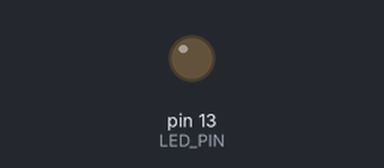
The sketch below on a simulated Arduino Uno, built with avr-gcc and run on an emulated ATmega328P. Shown: output pins drawn as LEDs (lit = HIGH). What the sketch prints to the serial monitor is not drawn.

Above: at 0.2 s.
At 10.75 s:
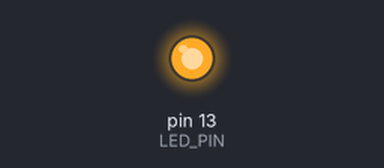
Timing chart, 0 to 12.4 s (numbered marks = the images above):
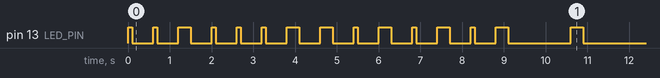

The sketch:

MorseCodeOutline.ino
```cpp
const int LED_PIN = 13;
const int time_unit = 100;
String message = "FUck arduino";

String morsetable[] = {
    // Letters A-Z (indices 0-25)
    ".-", "-...", "-.-.", "-..", ".", "..-.", "--.", "....",
    "..", ".---", "-.-", ".-..", "--", "-.", "---", ".--.",
    "--.-", ".-.", "...", "-", "..-", "...-", ".--", "-..-",
    "-.--", "--..",
    // Digits start here (indices 26-35)
    ".----", "..--", "...--", "....-", "....",
    "-...", "--...", "---..", "----.", "-----"
};


/* Convert a character to an index into the morse code table.
 *  Rules:
 *    If it's an uppercase letter (A-Z) then return 0-25
 *    If it's a digit (0-9) then return 26-35
 *    Anything else return -1
 *  Assumption:
 *    The character has already been converted to uppercase if it's a letter.
 */
int lookup(char c){

  // If the character is not a valid letter or digit then return -1
  if( !isAlphaNumeric(c) ){
    return -1;
  }


  // Now we do a bit of ASCII trickery to convert letters & digits
  // into positions in our lookup table. See https://www.arduino.cc/reference/en/language/variables/data-types/char/
  // Letters are easier
  if( isAlpha(c) ){
    return c - 'A';
  }

  if( isDigit(c) ){
    // add on 25 because the digits come after the letters in the table, so we skip that far
    return (c - '0') + 25;
  }

}

void flash(char c){

  if(c == '.'){
    Serial.print("dot");
    digitalWrite(LED_PIN, HIGH);
    delay(time_unit);
    digitalWrite(LED_PIN, LOW);
  }

  if(c == '-'){
    Serial.print("dash");
    digitalWrite(LED_PIN, HIGH);
    delay(3*time_unit);
    digitalWrite(LED_PIN, LOW);
  }

  delay(5*time_unit);
}


void setup() {
Serial.begin(9600);
pinMode(LED_PIN, OUTPUT);
Serial.println("initialize");

}

void loop() {

message.toUpperCase();

message.trim();

for(auto c : message){
  String y = morsetable[lookup(c)];
  //Serial.print(y);
  //Serial.print("         ");

  for(auto pm : y){
    Serial.print(pm);
    flash(pm);
  }

}


}
```

Measured:
- by itself, pin 13 (LED_PIN): LOW → HIGH at 0.00 s, → LOW 0.10 s later, → HIGH 0.50 s later, → LOW 0.10 s later, … (30 changes in this stretch)
